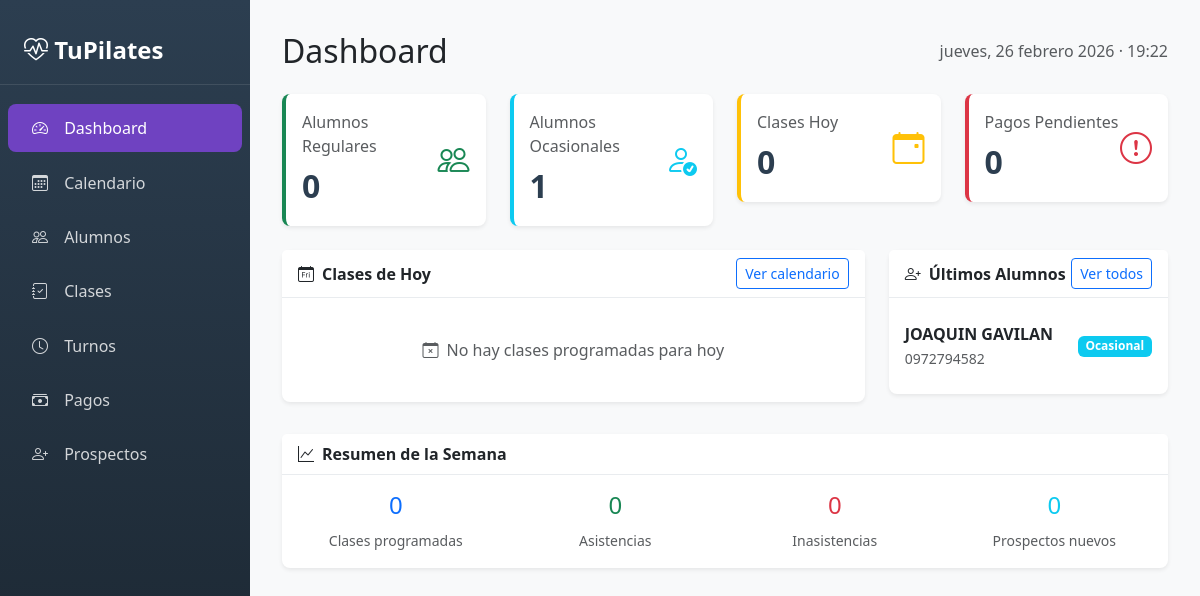
The page /panel/ on the database as committed earlier.
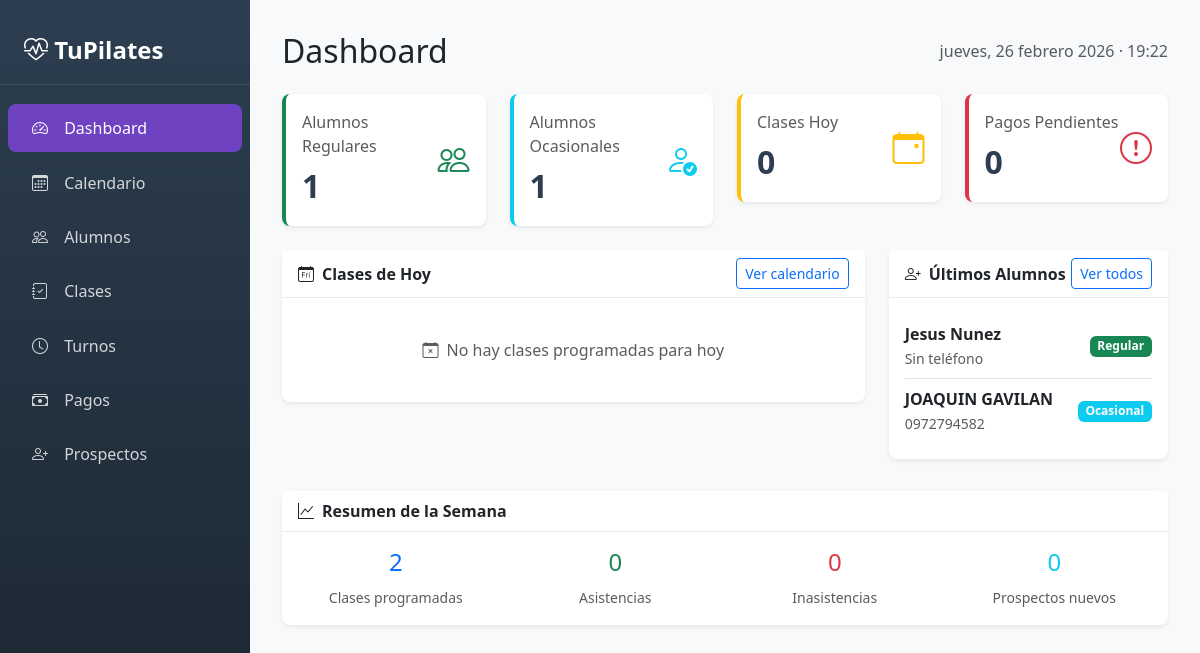
The same page on the database as committed later.
### Pilapp/models.py (models this page shows, shortened)
class Alumno(models.Model):
    id_alumno = models.AutoField(primary_key=True)
    id_persona = models.ForeignKey(Persona, on_delete=models.CASCADE)
    canal_captacion = models.CharField(max_length=100, blank=True, null=True)
    ultima_clase = models.DateField(blank=True, null=True)
    estado = models.CharField(max_length=50, choices=[
        ('ocasional', 'Ocasional'),  # Attends without package
        ('regular', 'Regular'),       # Has an active package
        ('inactivo', 'Inactivo')      # No active packages
    ], default='ocasional')

class Persona(models.Model):
    id_persona = models.AutoField(primary_key=True)
    nombre = models.CharField(max_length=100)
    apellido = models.CharField(max_length=100)
    telefono = models.CharField(max_length=20, blank=True, null=True)
    ruc = models.CharField(max_length=20, blank=True, null=True)
    observaciones = models.TextField(blank=True, null=True)

### Pilapp/views_panel.py (the view)
# urls.py: path('', lambda request: redirect('panel_dashboard')),  # Redirige / a /panel/
def panel_dashboard(request):
    hoy = timezone.localdate()
    ahora = timezone.localtime()
    inicio_semana = hoy - timedelta(days=hoy.weekday())
    fin_semana = inicio_semana + timedelta(days=6)
    stats = {
        'alumnos_regulares': Alumno.objects.filter(estado='regular').count(),
        'alumnos_ocasionales': Alumno.objects.filter(estado='ocasional').count(),
        'clases_hoy': Clase.objects.filter(fecha=hoy).count(),
        'pagos_pendientes': AlumnoPaquete.objects.filter(estado_pago='pendiente').count(),
        'clases_semana': Clase.objects.filter(fecha__gte=inicio_semana, fecha__lte=fin_semana).count(),
        'asistencias_semana': AlumnoClase.objects.filter(
            id_clase__fecha__gte=inicio_semana,
            id_clase__fecha__lte=fin_semana,
            estado='asistió'
        ).count(),
        'inasistencias_semana': AlumnoClase.objects.filter(
            id_clase__fecha__gte=inicio_semana,
            id_clase__fecha__lte=fin_semana,
            estado='faltó'
        ).count(),
        'prospectos_nuevos': ClienteProspecto.objects.filter(
            fecha_contacto__gte=inicio_semana
        ).count(),
    }
    clases_hoy = Clase.objects.filter(fecha=hoy).select_related('id_turno').order_by('id_turno__horario')
    ultimos_alumnos = Alumno.objects.select_related('id_persona').order_by('-id_alumno')[:5]
    return render(request, 'admin_panel/dashboard.html', {
        'stats': stats,
        'clases_hoy': clases_hoy,
        'ultimos_alumnos': ultimos_alumnos,
        'fecha_hoy': hoy,
        'hora_actual': ahora,
    })

### Pilapp/templates/admin_panel/dashboard.html (shortened to what the changed rows need)
{% extends 'admin_panel/base.html' %}
{% block content %}
<div class="d-flex justify-content-between align-items-center mb-4">
    <h2 class="mb-0">Dashboard</h2>
</div>
<div class="row g-4 mb-4">
    <div class="col-md-3">
        <div class="card stat-card success">
            <div class="card-body">
                <div class="d-flex justify-content-between">
                    <div>
                        <p class="text-muted mb-1">Alumnos Regulares</p>
                        <p class="stat-number mb-0">{{ stats.alumnos_regulares }}</p>
                    </div>
                </div>
            </div>
        </div>
    </div>
</div>
<div class="row g-4">
    <div class="col-md-4">
        <div class="card">
            <div class="card-body">
                {% if ultimos_alumnos %}
                <ul class="list-group list-group-flush">
                    {% for alumno in ultimos_alumnos %}
                    <li class="list-group-item d-flex justify-content-between align-items-center px-0">
                        <div>
                            <strong>{{ alumno.id_persona.nombre }} {{ alumno.id_persona.apellido }}</strong>
                            <br>
                            <small class="text-muted">{{ alumno.id_persona.telefono|default:"Sin teléfono" }}</small>
                        </div>
                        <span class="badge {% if alumno.estado == 'regular' %}bg-success{% elif alumno.estado == 'ocasional' %}bg-info{% else %}bg-secondary{% endif %}">
                            {{ alumno.estado|title }}
                        </span>
                    </li>
                    {% endfor %}
                </ul>
                {% else %}
                <p class="text-muted text-center mb-0 py-4">No hay alumnos registrados</p>
                {% endif %}
            </div>
        </div>
    </div>
</div>
<div class="row g-4 mt-2">
    <div class="col-12">
        <div class="card">
            <div class="card-body">
                <div class="row text-center">
                    <div class="col">
                        <h4 class="text-primary">{{ stats.clases_semana }}</h4>
                        <small class="text-muted">Clases programadas</small>
                    </div>
                </div>
            </div>
        </div>
    </div>
</div>
{% endblock %}

Rows that differ between the two databases and show on the page:
added Alumno: id_persona.nombre "Jesus", id_persona.apellido "Nunez", id_persona.telefono "Sin teléfono", estado "Regular"
Other text that changed with them:
{{ stats.alumnos_regulares }}: "0" → "1"
{{ stats.clases_semana }}: "0" → "2"
